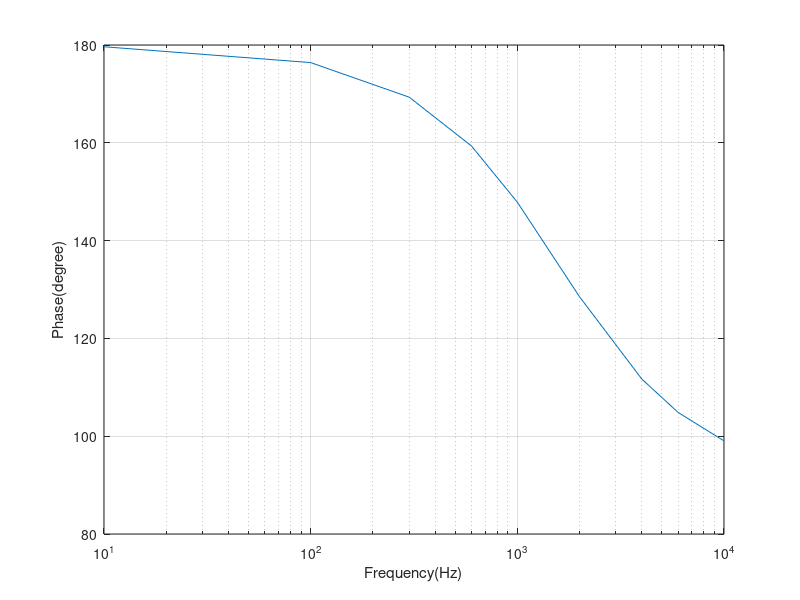

Write MATLAB code to recreate this figure.
clear

f = [10,100,300,600,1000,2000,4000,6000,10000];
gain = [6.021 5.999 5.867 5.437 4.576 1.938 -2.621 -5.798 -10.061];

semilogx(f,gain)
grid on
xlabel('Frequency(Hz)')
ylabel('Gain(dB)')

%% 
phi = [179.640 176.405 169.325 159.344 147.858 128.512 111.697 104.856 99.043];

semilogx(f,phi)
grid on
xlabel('Frequency(Hz)')
ylabel('Phase(degree)')
